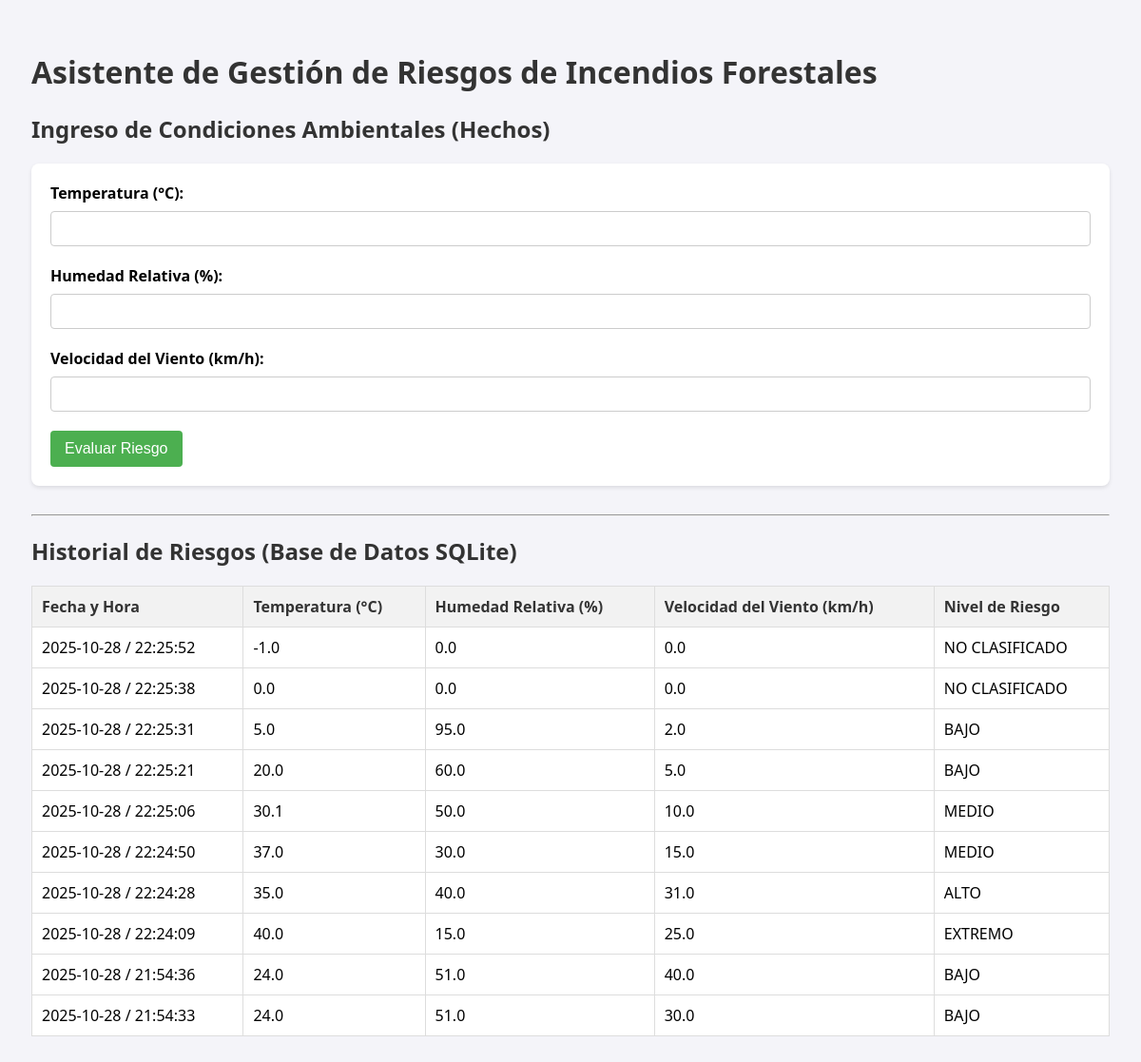
Before: / with the older database file.
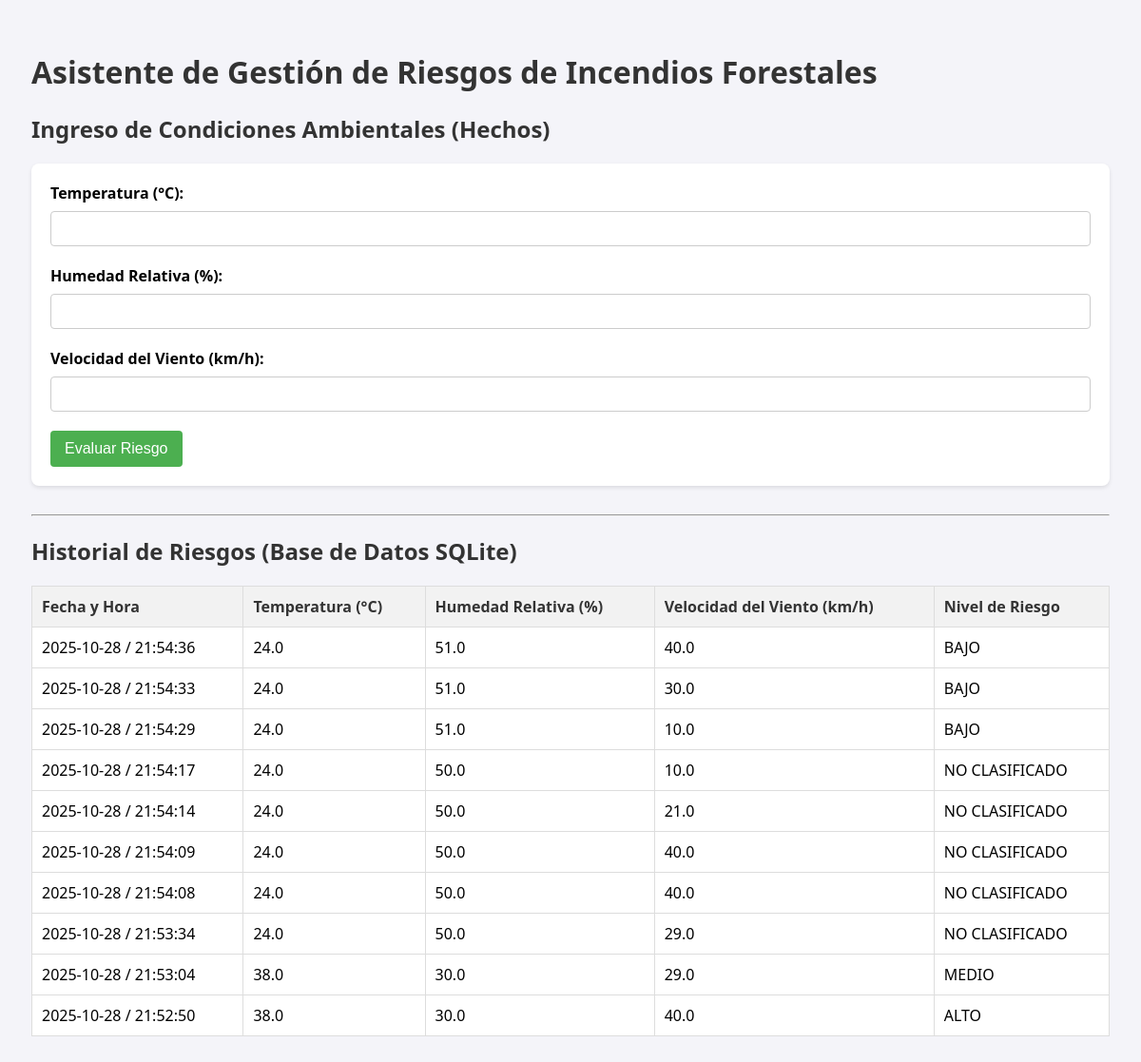
After: the same page with the newer database file.
### tables this page shows
CREATE TABLE diagnosticos( 
            id INTEGER PRIMARY KEY AUTOINCREMENT,
            fecha TEXT,
            temperatura REAL,
            humedad REAL, 
            viento REAL, 
            nivel_riesgo TEXT,
            justificacion TEXT
        );

### app.py (the view, shortened to what this page needs)
@app.route("/", methods=["GET", "POST"])
def index():
    cargar_reglas()
    resultado = None
    datos_entrada_display = {}
    registros = obtener_diagnosticos() # Carga el historial al abrir la página
    return render_template("index.html",
                           resultado=resultado,
                           datos_entrada=datos_entrada_display,
                           registros=registros)

### app.py (called while the page is built)
def cargar_reglas():
    global REGLAS
    try:
        with open('reglas_incendios.json', 'r', encoding='utf-8') as f:
            REGLAS = json.load(f)
    except FileNotFoundError:
        print("Error: El archivo reglas_incendios.json no fue encontrado.")
        REGLAS = []

def obtener_diagnosticos():
    with sqlite3.connect(DB_NAME) as connexion:
        cursor = connexion.cursor()
        cursor.execute("SELECT fecha, temperatura, humedad, viento, nivel_riesgo FROM diagnosticos ORDER BY id DESC LIMIT 10")
        return cursor.fetchall()

### templates/index.html (shortened to what this page needs)
<!DOCTYPE html>
<html lang="en">
<head>
</head>
<body>
    <h1> Asistente de Gestión de Riesgos de Incendios Forestales</h1>
    <h2>Ingreso de Condiciones Ambientales (Hechos)</h2>
    <form method="post">
        <label for="temperatura">Temperatura (°C):</label>
        <input type="number" step="0.1" name="temperatura" id="temperatura" required
               value="{{ datos_entrada.temperatura if datos_entrada.temperatura else '' }}">
        <label for="humedad">Humedad Relativa (%):</label>
        <input type="number" step="0.1" name="humedad" id="humedad" required
               value="{{ datos_entrada.humedad if datos_entrada.humedad else '' }}">
        <label for="viento">Velocidad del Viento (km/h):</label>
        <input type="number" step="0.1" name="viento" id="viento" required
               value="{{ datos_entrada.viento if datos_entrada.viento else '' }}">
        <input type="submit" value="Evaluar Riesgo">
    </form>
    <hr>
    <h2>Historial de Riesgos (Base de Datos SQLite)</h2>
    {% if registros %}
    <table>
        <tr>
            <th>Fecha y Hora</th>
            <th>Temperatura (°C)</th>
            <th>Humedad Relativa (%)</th>
            <th>Velocidad del Viento (km/h)</th>
            <th>Nivel de Riesgo</th>
        </tr>
        {% for fila in registros %}
        <tr>
            <td>{{ fila[0].split('T')[0] }} / {{ fila[0].split('T')[1].split('.')[0] }}</td>
            <td>{{ fila[1] }}</td>
            <td>{{ fila[2] }}</td>
            <td>{{ fila[3] }}</td>
            <td>{{ fila[4] }}</td>
        </tr>
        {% endfor %}
    </table>
    {% else %}
    <p>No hay registros guardados en el historial aún.</p>
    {% endif %}
</body>
</html>

Changed rows visible on the page:
removed diagnosticos: fecha "2025-10-28", fecha "22:25:52", temperatura "-1.0", humedad "0.0", viento "0.0", nivel_riesgo "NO CLASIFICADO"
removed diagnosticos: fecha "2025-10-28", fecha "22:25:38", temperatura "0.0", humedad "0.0", viento "0.0", nivel_riesgo "NO CLASIFICADO"
removed diagnosticos: fecha "2025-10-28", fecha "22:25:31", temperatura "5.0", humedad "95.0", viento "2.0", nivel_riesgo "BAJO"
removed diagnosticos: fecha "2025-10-28", fecha "22:25:21", temperatura "20.0", humedad "60.0", viento "5.0", nivel_riesgo "BAJO"
removed diagnosticos: fecha "2025-10-28", fecha "22:25:06", temperatura "30.1", humedad "50.0", viento "10.0", nivel_riesgo "MEDIO"
removed diagnosticos: fecha "2025-10-28", fecha "22:24:50", temperatura "37.0", humedad "30.0", viento "15.0", nivel_riesgo "MEDIO"
removed diagnosticos: fecha "2025-10-28", fecha "22:24:28", temperatura "35.0", humedad "40.0", viento "31.0", nivel_riesgo "ALTO"
removed diagnosticos: fecha "2025-10-28", fecha "22:24:09", temperatura "40.0", humedad "15.0", viento "25.0", nivel_riesgo "EXTREMO"
now on this page (row unchanged): diagnosticos: fecha "2025-10-28", fecha "21:54:29", temperatura "24.0", humedad "51.0", viento "10.0", nivel_riesgo "BAJO"
now on this page (row unchanged): diagnosticos: fecha "2025-10-28", fecha "21:54:17", temperatura "24.0", humedad "50.0", viento "10.0", nivel_riesgo "NO CLASIFICADO"
now on this page (row unchanged): diagnosticos: fecha "2025-10-28", fecha "21:54:14", temperatura "24.0", humedad "50.0", viento "21.0", nivel_riesgo "NO CLASIFICADO"
now on this page (row unchanged): diagnosticos: fecha "2025-10-28", fecha "21:54:09", temperatura "24.0", humedad "50.0", viento "40.0", nivel_riesgo "NO CLASIFICADO"
now on this page (row unchanged): diagnosticos: fecha "2025-10-28", fecha "21:54:08", temperatura "24.0", humedad "50.0", viento "40.0", nivel_riesgo "NO CLASIFICADO"
now on this page (row unchanged): diagnosticos: fecha "2025-10-28", fecha "21:53:34", temperatura "24.0", humedad "50.0", viento "29.0", nivel_riesgo "NO CLASIFICADO"
now on this page (row unchanged): diagnosticos: fecha "2025-10-28", fecha "21:53:04", temperatura "38.0", humedad "30.0", viento "29.0", nivel_riesgo "MEDIO"
now on this page (row unchanged): diagnosticos: fecha "2025-10-28", fecha "21:52:50", temperatura "38.0", humedad "30.0", viento "40.0", nivel_riesgo "ALTO"
